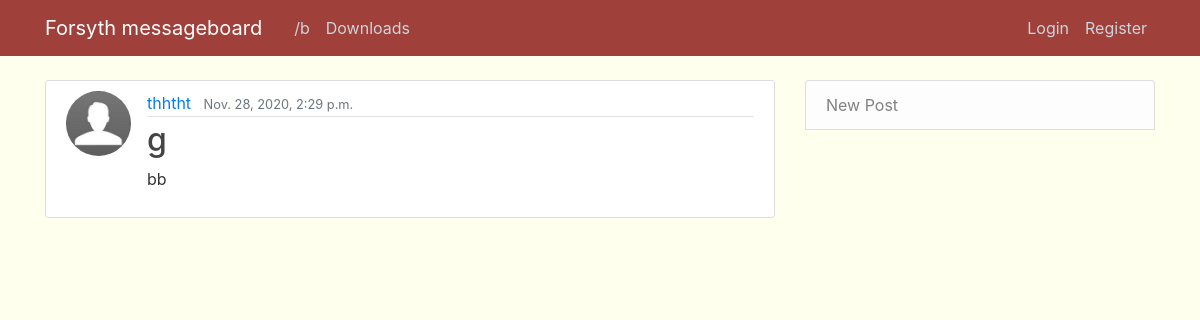
The app's page /brandom/post/20/ with its own data.
### brandom/models.py (models this page shows, shortened)
class Post(models.Model):
    title = models.CharField(max_length=100)
    content = models.TextField()
    date_posted = models.DateTimeField(default=timezone.now)
    author = models.ForeignKey(User, on_delete=models.CASCADE)

### users/models.py (models this page shows, shortened)
class Profile(models.Model):
    user = models.OneToOneField(User, on_delete=models.CASCADE)
    image = models.ImageField(default='default.jpg', upload_to='profile_pics')

### brandom/views.py (the view)
# urls.py: path('post/<int:pk>/', PostDetailView.as_view(), name='post-detail'),
class PostDetailView(DetailView):
    model = Post

### brandom/templates/brandom/post_detail.html (shortened to what this page needs)
{% extends "brandom/base.html" %}
{% block content %}
    <article class="media content-section">
    <img class="rounded-circle article-img" src="{{ object.author.profile.image.url }}">
<div class="media-body">
    <div class="article-metadata">
    <a class="mr-2" href="{% url 'user-posts' object.author.username %}">{{ object.author }}</a>
    <small class="text-muted">{{ object.date_posted }}</small>
    </div>
    <h2 class="article-title">{{ object.title }}</h2>
    <p class="article-content">{{ object.content }}</p>
</div>
</article>
{% endblock content %}

### brandom/static/brandom/main.css (style rules this page uses)
body { background: #FFFFEE; color: #333333; margin-top: 5rem; }
h1, h2, h3, h4, h5, h6 { color: #444444; }
.content-section { background: #ffffff; padding: 10px 20px; border: 1px solid #dddddd; border-radius: 3px; margin-bottom: 20px; }
.article-title { color: #444444; }
.article-content { white-space: pre-line; }
.article-img { height: 65px; width: 65px; margin-right: 16px; }
.article-metadata { padding-bottom: 1px; margin-bottom: 4px; border-bottom: 1px solid #e3e3e3 }

### records on screen
Post: author.profile.image (placeholder picture), author "thhtht", date_posted "Nov. 28, 2020, 2:29 p.m.", title "g", content "bb"
